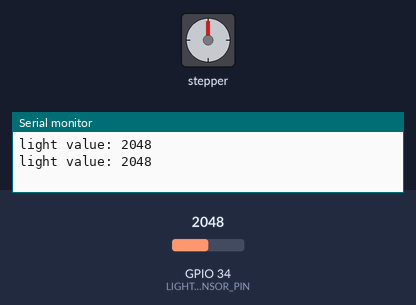
Bench run of a sketch on a simulated ESP32. On the bench: stepper motor, the last lines printed to the serial monitor. The inputs (shaded band) are chosen by the test bench; at power-on: GPIO 34 (LIGHT_SENSOR_PIN) = 2048. Stepper angles assume 2038 steps per turn.

Above: at 14.8 s.
14.9 s: GPIO 34 (LIGHT_SENSOR_PIN) set to 1971
At 16.45 s:
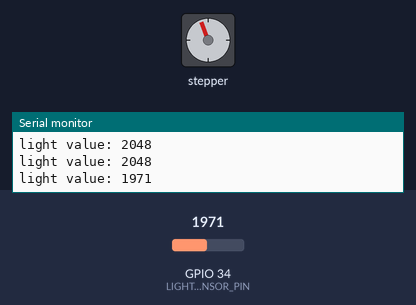
At 17.05 s:
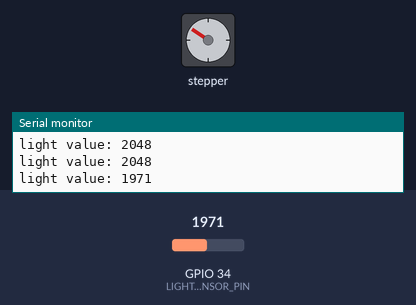
20.9 s: GPIO 34 (LIGHT_SENSOR_PIN) set to 2040
At 21.25 s:
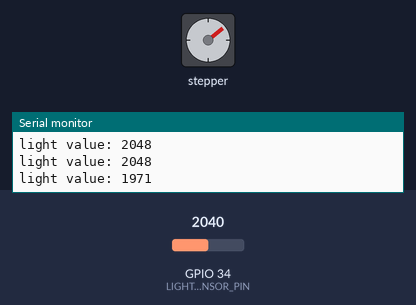
Timing chart, 0 to 32.9 s (numbered marks = the images above; inputs shaded):
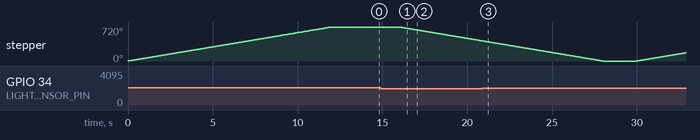

The sketch:

10_2.ino
```cpp
#include <Stepper.h>

// Motor parameters（28BYJ-48）
const int STEPS_PER_REV = 2038;  // Actual steps/turn
const int MOTOR_PIN1 = 14;       // IN1
const int MOTOR_PIN2 = 27;       // IN2
const int MOTOR_PIN3 = 16;       // IN3
const int MOTOR_PIN4 = 17;       // IN4

// Photoresistor
const int LIGHT_SENSOR_PIN = 34; // Connect the photoresistor to GPIO34
const int LIGHT_THRESHOLD = 2000; // Light threshold (adjust according to actual conditions)

// Motor control parameters
const int MOTOR_SPEED = 10;      // Rotation speed(RPM)
bool isCurtainOpen = true;       // Set the default initial state of the curtain to open
const int TURNS = 2;             // Set the turns of rotations to 2

Stepper myStepper(STEPS_PER_REV, MOTOR_PIN1, MOTOR_PIN3, MOTOR_PIN2, MOTOR_PIN4);

void setup() {
  Serial.begin(115200);
  pinMode(LIGHT_SENSOR_PIN, INPUT);
  myStepper.setSpeed(MOTOR_SPEED);
}

void loop() {
  int lightValue = analogRead(LIGHT_SENSOR_PIN);
  Serial.print("light value: ");
  Serial.println(lightValue);

  if(lightValue < LIGHT_THRESHOLD && !isCurtainOpen) {
    // When there is insufficient light and the curtain is closed, open the curtain
    openCurtain();
  }
  else if(lightValue >= LIGHT_THRESHOLD && isCurtainOpen) {
    // When there is sufficient light and the curtain is opened, close the curtain
    closeCurtain();
  }

  delay(2000); // Check every two seconds
}

void openCurtain() {
  myStepper.step(-STEPS_PER_REV * TURNS); // Reverse two turns
  isCurtainOpen = true;
}

void closeCurtain() {
  myStepper.step(STEPS_PER_REV * TURNS); // forward rotate two turns
  isCurtainOpen = false;
}
```

Measured:
- the behaviour switches between 2000 and 1999 on GPIO 34 (LIGHT_SENSOR_PIN) (found by bisection; images 0 and 1)
- after the input at 14.9 s, stepper: keeps turning counter-clockwise at about 60°/s, starting after 1.1 s
- by itself, stepper: turns 720° clockwise in 12.0 s
